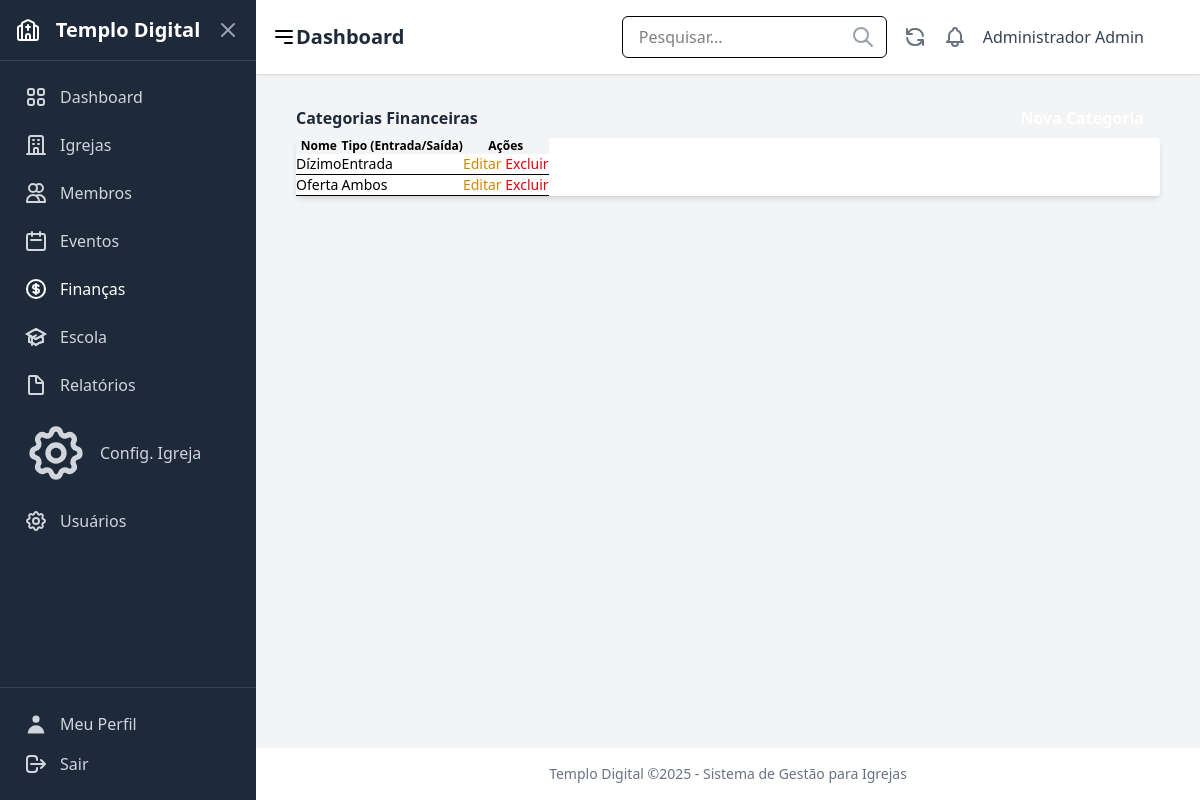
/financas/categorias/ (signed in), run on the app's committed database.
### users/models.py (models this page shows, shortened)
class CustomUser(AbstractUser):
    ROLE_CHOICES = [
        ('admin', 'Administrador'),
        ('pastor', 'Pastor'),
        ('secretario', 'Secretário'),
        ('tesoureiro', 'Tesoureiro'),
        ('lider', 'Líder'),
        ('membro', 'Membro'),
    ]
    role = models.CharField(
        _('Função'),
        max_length=20,
        choices=ROLE_CHOICES,
        default='membro',
        help_text=_('Define o nível de permissão do usuário no sistema')
    )
    phone = models.CharField(
        _('Telefone'),
        max_length=20,
        blank=True,
        null=True
    )
    address = models.TextField(
        _('Endereço'),
        blank=True,
        null=True
    )
    profile_image = models.ImageField(
        _('Imagem de Perfil'),
        upload_to='profile_images/',
        blank=True,
        null=True
    )
    class Meta:
        verbose_name = _('Usuário')
        verbose_name_plural = _('Usuários')

### finances/models.py (models this page shows, shortened)
class Category(models.Model):
    TYPE_CHOICES = [
        ('entrada', 'Entrada'),
        ('saida', 'Saída'),
        ('ambos', 'Ambos'),
    ]
    name = models.CharField(max_length=100, verbose_name="Nome")
    category_type = models.CharField(max_length=10, choices=TYPE_CHOICES, default='ambos', verbose_name="Tipo")
    description = models.TextField(blank=True, null=True, verbose_name="Descrição")
    class Meta:
        verbose_name = "Categoria"
        verbose_name_plural = "Categorias"
        ordering = ['name']

### finances/views.py (the view)
# urls.py: path('categorias/', views.category_list, name='category_list'),
@login_required
def category_list(request):
    categorys = Category.objects.all().order_by('name')
    return render(request, 'finances/category_list.html', {
        'object_list': categorys,
        'active_menu': 'finances',
    })

### finances/templates/finances/category_list.html (shortened to what this page needs)
{% extends 'core/base.html' %}
{% block content %}
<div class="container mx-auto px-4 py-8">
    <div class="flex justify-between items-center mb-6">
        <h1 class="text-3xl font-bold text-gray-800">Categorias Financeiras</h1>
        <a href="{% url 'finances:category_create' %}" class="bg-blue-500 hover:bg-blue-700 text-white font-bold py-2 px-4 rounded focus:outline-none focus:shadow-outline">
        </a>
    </div>
    <div class="bg-white shadow-md rounded my-6">
        <table class="min-w-full leading-normal">
            <thead>
                <tr>
                    <th class="px-5 py-3 border-b-2 border-gray-200 bg-gray-100 text-left text-xs font-semibold text-gray-600 uppercase tracking-wider">
                        Nome
                    </th>
                    <th class="px-5 py-3 border-b-2 border-gray-200 bg-gray-100 text-left text-xs font-semibold text-gray-600 uppercase tracking-wider">
                        Tipo (Entrada/Saída)
                    </th>
                    <th class="px-5 py-3 border-b-2 border-gray-200 bg-gray-100 text-left text-xs font-semibold text-gray-600 uppercase tracking-wider">
                        Ações
                    </th>
                </tr>
            </thead>
            <tbody>
                {% for category in object_list %}
                <tr>
                    <td class="px-5 py-5 border-b border-gray-200 bg-white text-sm">
                        {{ category.name }}
                    </td>
                     <td class="px-5 py-5 border-b border-gray-200 bg-white text-sm">
                        {{ category.get_category_type_display }}
                    </td>
                    <td class="px-5 py-5 border-b border-gray-200 bg-white text-sm">
                        <a href="{% url 'finances:category_update' category.pk %}" class="text-yellow-600 hover:text-yellow-900 mr-3">Editar</a>
                        <a href="{% url 'finances:category_delete' category.pk %}" class="text-red-600 hover:text-red-900">Excluir</a>
                    </td>
                </tr>
                {% empty %}
                <tr>
                    <td colspan="3" class="px-5 py-5 border-b border-gray-200 bg-white text-sm text-center text-gray-500">
                        Nenhuma categoria registrada.
                    </td>
                </tr>
                {% endfor %}
            </tbody>
        </table>
    </div>
</div>
{% endblock %}

### core/templates/core/base.html (shortened to what this page needs)
{% load static tailwind_tags %}
<!DOCTYPE html>
<html lang="pt-br">
  <head>
    {% tailwind_css %}
  </head>
  <body class="bg-gray-100 ml-64" x-data="{ isSidebarOpen: false }">
    <div class="flex min-h-screen">
      {% if user.is_authenticated %}
      <aside
        class="w-64 bg-gray-800 text-white flex flex-col fixed inset-y-0 left-0 z-30 transform -translate-x-full md:translate-x-0 transition-transform duration-300 ease-in-out"
        :class="{ 'translate-x-0': isSidebarOpen }"
        x-cloak
      >
      {% include "parts/sidebar.html" %}
        <div class="p-4 border-t border-gray-700">
          <a href="{% url 'users:profile' %}" class="flex items-center p-2 text-gray-300 hover:bg-gray-700 hover:text-white rounded-md mb-2">
            {% include 'icons/profile.html' %} <span class="ml-3">Meu Perfil</span>
          </a>
          <form method="post" action="{% url 'users:logout' %}">
            <button type="submit" class="flex items-center w-full p-2 text-gray-300 hover:bg-gray-700 hover:text-white rounded-md cursor-pointer">
                {% include 'icons/logout.html' %} <span class="ml-3">Sair</span>
            </button>
          </form>
        </div>
      </aside>
      {% endif %}
      <div class="flex-1 flex flex-col {% if user.is_authenticated %}md:ml-64{% endif %}">
          {% if user.is_authenticated %}
          <header class="bg-white shadow-sm p-4 flex justify-between items-center sticky top-0 z-10">
            <div class="flex items-center">
              <button @click="isSidebarOpen = !isSidebarOpen" class="md:hidden mr-4 text-gray-600 hover:text-gray-800">
                <svg class="w-6 h-6" fill="none" stroke="currentColor" viewBox="0 0 24 24" xmlns="http://www.w3.org/2000/svg"><path stroke-linecap="round" stroke-linejoin="round" stroke-width="2" d="M4 6h16M4 12h16m-7 6h7"></path></svg>
              </button>
              <h1 class="text-xl md:text-2xl font-semibold text-gray-800">
                {% block page_title %}Dashboard{% endblock %}
              </h1>
            </div>
            <div class="flex items-center space-x-4">
              <div class="relative hidden md:block">
                <input type="text" placeholder="Pesquisar..." class="px-4 py-2 border rounded-md focus:outline-none focus:ring-2 focus:ring-sky-500" />
                <span class="absolute right-3 top-1/2 transform -translate-y-1/2 text-gray-400">{% include 'icons/pesquisar.html' %}</span>
              </div>
              <button class="text-gray-500 hover:text-gray-700 hidden md:block">{% include 'icons/atualizar.html' %}</button>
              <button class="text-gray-500 hover:text-gray-700">{% include 'icons/notificacoes.html' %}</button>
              <div class="flex items-center space-x-2">
                <span class="text-gray-700 hidden sm:inline">{{ user.get_full_name|default:user.username }}</span>
                {% if user.profile_image %}
                  <img src="{{ user.profile_image.url }}" alt="User Avatar" class="w-8 h-8 rounded-full object-cover" />
                {% else %}
                  <div class="w-8 h-8 rounded-full bg-sky-500 flex items-center justify-center text-white font-semibold">
                  </div>
                {% endif %}
              </div>
            </div>
          </header>
          {% endif %}
          <main class="flex-grow p-6">
            {% block content %}{% endblock %}
          </main>
          {% if user.is_authenticated %}
          <footer class="bg-white text-center p-4 text-sm text-gray-500 mt-auto">
            <p>Templo Digital ©{% now 'Y' %} - Sistema de Gestão para Igrejas</p>
          </footer>
          {% endif %}
      </div>
    </div>
  </body>
</html>

### data on the page
CustomUser: get_full_name "Administrador Admin"
Category: name "Dízimo", category_type "Entrada"
Category: name "Oferta", category_type "Ambos"
